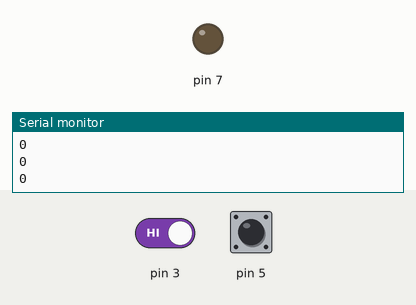
This sketch was run on a simulated Arduino Uno, built with avr-gcc and run on an emulated ATmega328P. On the bench: output pins drawn as LEDs (lit = HIGH), the last lines printed to the serial monitor. The inputs (shaded band) are chosen by the test bench; at power-on: pin 3 HIGH, pin 5 HIGH.

Above: at 1.2 s.
1.3 s: pin 3 driven LOW
At 3.7 s:
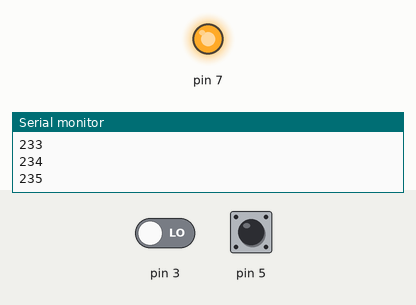
Timing chart, 0 to 5.2 s (numbered marks = the images above; inputs shaded):
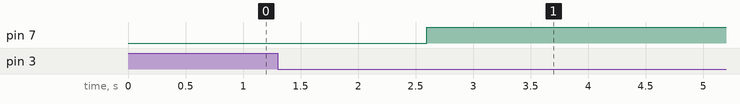

The sketch:

aufgabe1.5.ino
```cpp
//#define USE_INTERRUPT


void setup() {
  // put your setup code here, to run once:
  pinMode(3, INPUT);
  pinMode(5, INPUT);
  pinMode(7, OUTPUT);
  digitalWrite(7, LOW);

  #ifdef USE_INTERRUPT
  attachInterrupt(3, increase, FALLING);
  attachInterrupt(5, decrease, FALLING);
  #endif

  Serial.begin(9600);
}

int counter = 0;

void loop() {
  // put your main code here, to run repeatedly:

  #ifndef USE_INTERRUPT
  // decrease
  if(digitalRead(5) == LOW)
  {
    decrease();
  }
  // increase
  if(digitalRead(3) == LOW)
  {
    increase();
  }
  #endif

  counter = counter%256;
  analogWrite(7, counter);

  Serial.println(counter);

  delay(10);
}

void increase() {
  if (counter < 255)
  {
    counter++;
  }
}
void decrease() {
  if (counter > 0)
  {
    counter--;
  }
}
```

Measured:
- after the input at 1.3 s, pin 7: LOW → HIGH after 1.3 s
